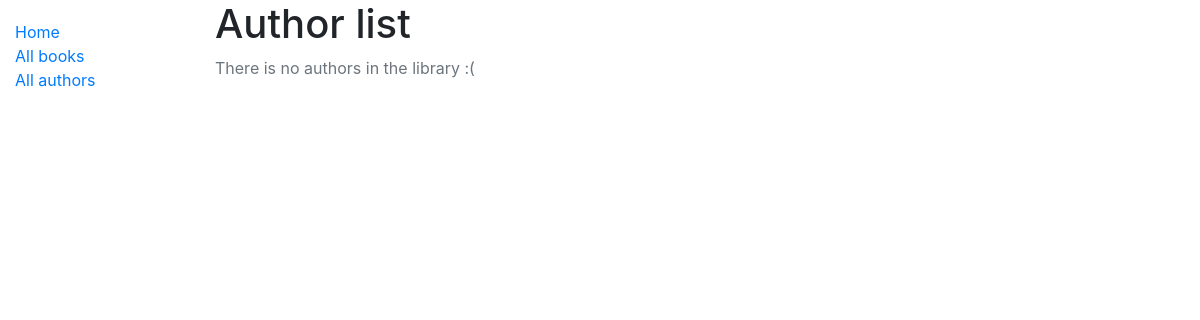
The app's page /catalog/authors/, older data.
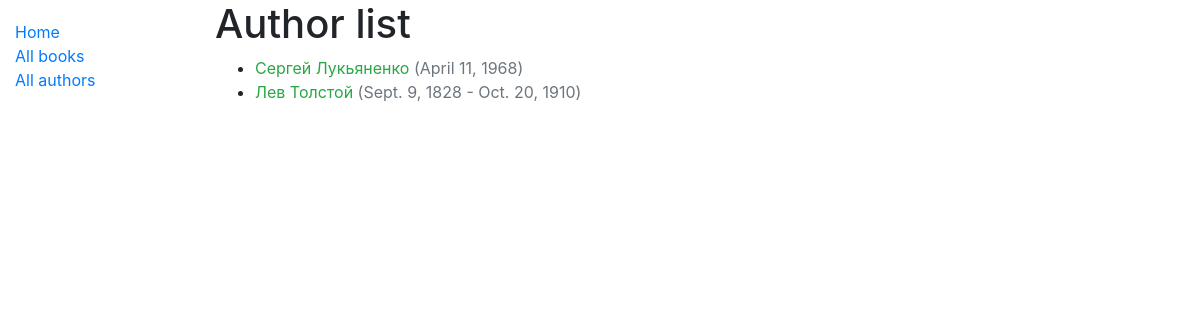
The same page, newer data.
### catalog/models.py (models this page shows, shortened)
class Author(models.Model):
    first_name = models.CharField(max_length=50)
    last_name = models.CharField(max_length=50)
    date_of_birth = models.DateField(null=True, blank=True)
    date_of_death = models.DateField('Died', null=True, blank=True)
    def get_absolute_url(self):
        return reverse('author-detail', args=[str(self.id)])

### catalog/views.py (the view)
# urls.py: path('authors/', views.AuthorListView.as_view(), name='authors'),
class AuthorListView(ListView):
    model = Author
    paginate_by = 10
    context_object_name = 'author_list'
    template_name = 'authors/author_list.html'

### catalog/templates/authors/author_list.html (shortened to what this page needs)
{% extends 'basic.html' %}
{% block content %}
    <h1>Author list</h1>
    {% if author_list %}
        <ul>
            {% for author in author_list %}
                <li>
                    <a class="text-success" href="{{ author.get_absolute_url }}">
                        {{ author.first_name }} {{ author.last_name }}
                    </a>
                    <a class="text-muted">
                        ({{ author.date_of_birth }}{% if author.date_of_death %} - {{ author.date_of_death }}{% endif %})
                    </a>
                </li>
            {% endfor %}
        </ul>
    {% else %}
        <p class="text-muted">There is no authors in the library :(</p>
    {% endif %}
{% endblock %}

### catalog/templates/basic.html (shortened to what this page needs)
<!DOCTYPE html>
<html lang="en">
<head>
    <link rel="stylesheet" href="https://maxcdn.bootstrapcdn.com/bootstrap/4.0.0/css/bootstrap.min.css">
    {% load static %}
    <link rel="stylesheet" href="{% static "css/styles.css" %}">
</head>
<body>
    <div class="container-fluid">
        <div class="row">
            <div class="col-sm-2">
                {% block sidebar %}
                    <ul class="sidebar-nav">
                        <li><a href="{% url 'index' %}">Home</a></li>
                        <li><a href="{% url 'books' %}">All books</a></li>
                        <li><a href="{% url 'authors' %}">All authors</a></li>
                    </ul>
                {% endblock %}
            </div>
            <div class="col-sm-10 ">
                {% block content %}{% endblock %}
            </div>
        </div>
    </div>
</body>
</html>

### catalog/static/css/styles.css (style rules this page uses)
.sidebar-nav { margin-top: 20px; padding: 0; list-style: none; }

Row changes from the older to the newer data that the page shows:
added Author: first_name "Сергей", last_name "Лукьяненко", date_of_birth "April 11, 1968"
added Author: first_name "Лев", last_name "Толстой", date_of_birth "Sept. 9, 1828", date_of_death "Oct. 20, 1910"
Text that changed along with them:
text no longer shown: "There is no authors in the library :("
